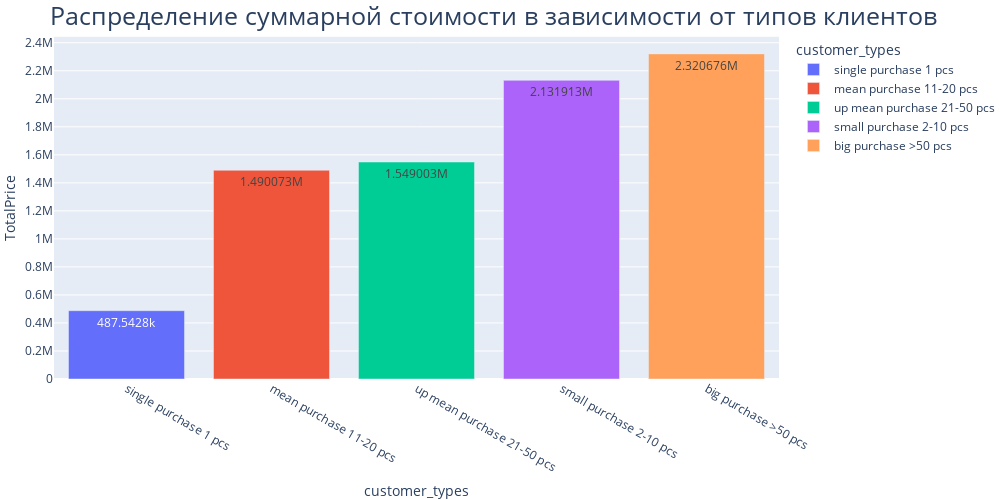

The cell this chart's notebook holds for it:
### Code cell
# сгруппируем типы клиентов по суммарной стоимости
price_purchase = data_cleaned.groupby(['customer_types'], as_index=False)['TotalPrice'].sum().sort_values(by='TotalPrice')
fig = px.bar(data_frame=price_purchase,
             x='customer_types',
             y='TotalPrice',
             color='customer_types',
             width=1000,
             height=500,
             title = 'Распределение суммарной стоимости в зависимости от типов клиентов',
             text_auto=True
             )
fig.update_layout(
    margin={"r":0,"t":20,"l":0,"b":20},
    title=dict(font=dict(size=25), automargin=True, xanchor='left'),
    yaxis = dict(tickmode = 'linear', tick0 = 0, dtick = 200000)
)
fig.show()

### Figure 1 — Plotly figure (JSON) as saved in the notebook; plotly's stock layout.template omitted (floating-point values rounded to 4 significant figures)
{"data": [{"alignmentgroup": "True", "hovertemplate": "customer_types=%{x}<br>TotalPrice=%{y}<extra></extra>", "legendgroup": "single purchase 1 pcs", "marker": {"color": "#636efa", "pattern": {"shape": ""}}, "name": "single purchase 1 pcs", "offsetgroup": "single purchase 1 pcs", "orientation": "v", "showlegend": true, "textposition": "auto", "texttemplate": "%{y}", "type": "bar", "x": ["single purchase 1 pcs"], "xaxis": "x", "y": [487500.0], "yaxis": "y"}, {"alignmentgroup": "True", "hovertemplate": "customer_types=%{x}<br>TotalPrice=%{y}<extra></extra>", "legendgroup": "mean purchase 11-20 pcs", "marker": {"color": "#EF553B", "pattern": {"shape": ""}}, "name": "mean purchase 11-20 pcs", "offsetgroup": "mean purchase 11-20 pcs", "orientation": "v", "showlegend": true, "textposition": "auto", "texttemplate": "%{y}", "type": "bar", "x": ["mean purchase 11-20 pcs"], "xaxis": "x", "y": [1490000.0], "yaxis": "y"}, {"alignmentgroup": "True", "hovertemplate": "customer_types=%{x}<br>TotalPrice=%{y}<extra></extra>", "legendgroup": "up mean purchase 21-50 pcs", "marker": {"color": "#00cc96", "pattern": {"shape": ""}}, "name": "up mean purchase 21-50 pcs", "offsetgroup": "up mean purchase 21-50 pcs", "orientation": "v", "showlegend": true, "textposition": "auto", "texttemplate": "%{y}", "type": "bar", "x": ["up mean purchase 21-50 pcs"], "xaxis": "x", "y": [1549000.0], "yaxis": "y"}, {"alignmentgroup": "True", "hovertemplate": "customer_types=%{x}<br>TotalPrice=%{y}<extra></extra>", "legendgroup": "small purchase 2-10 pcs", "marker": {"color": "#ab63fa", "pattern": {"shape": ""}}, "name": "small purchase 2-10 pcs", "offsetgroup": "small purchase 2-10 pcs", "orientation": "v", "showlegend": true, "textposition": "auto", "texttemplate": "%{y}", "type": "bar", "x": ["small purchase 2-10 pcs"], "xaxis": "x", "y": [2132000.0], "yaxis": "y"}, {"alignmentgroup": "True", "hovertemplate": "customer_types=%{x}<br>TotalPrice=%{y}<extra></extra>", "legendgroup": "big purchase >50 pcs", "marker": {"color": "#FFA15A", "pattern": {"shape": ""}}, "name": "big purchase >50 pcs", "offsetgroup": "big purchase >50 pcs", "orientation": "v", "showlegend": true, "textposition": "auto", "texttemplate": "%{y}", "type": "bar", "x": ["big purchase >50 pcs"], "xaxis": "x", "y": [2321000.0], "yaxis": "y"}], "layout": {"barmode": "relative", "height": 500, "legend": {"title": {"text": "customer_types"}, "tracegroupgap": 0}, "margin": {"b": 20, "l": 0, "r": 0, "t": 20}, "title": {"automargin": true, "font": {"size": 25}, "text": "Распределение суммарной стоимости в зависимости от типов клиентов", "xanchor": "left"}, "width": 1000, "xaxis": {"anchor": "y", "categoryarray": ["single purchase 1 pcs", "mean purchase 11-20 pcs", "up mean purchase 21-50 pcs", "small purchase 2-10 pcs", "big purchase >50 pcs"], "categoryorder": "array", "domain": [0, 1], "title": {"text": "customer_types"}}, "yaxis": {"anchor": "x", "domain": [0, 1], "dtick": 200000, "tick0": 0, "tickmode": "linear", "title": {"text": "TotalPrice"}}}}
